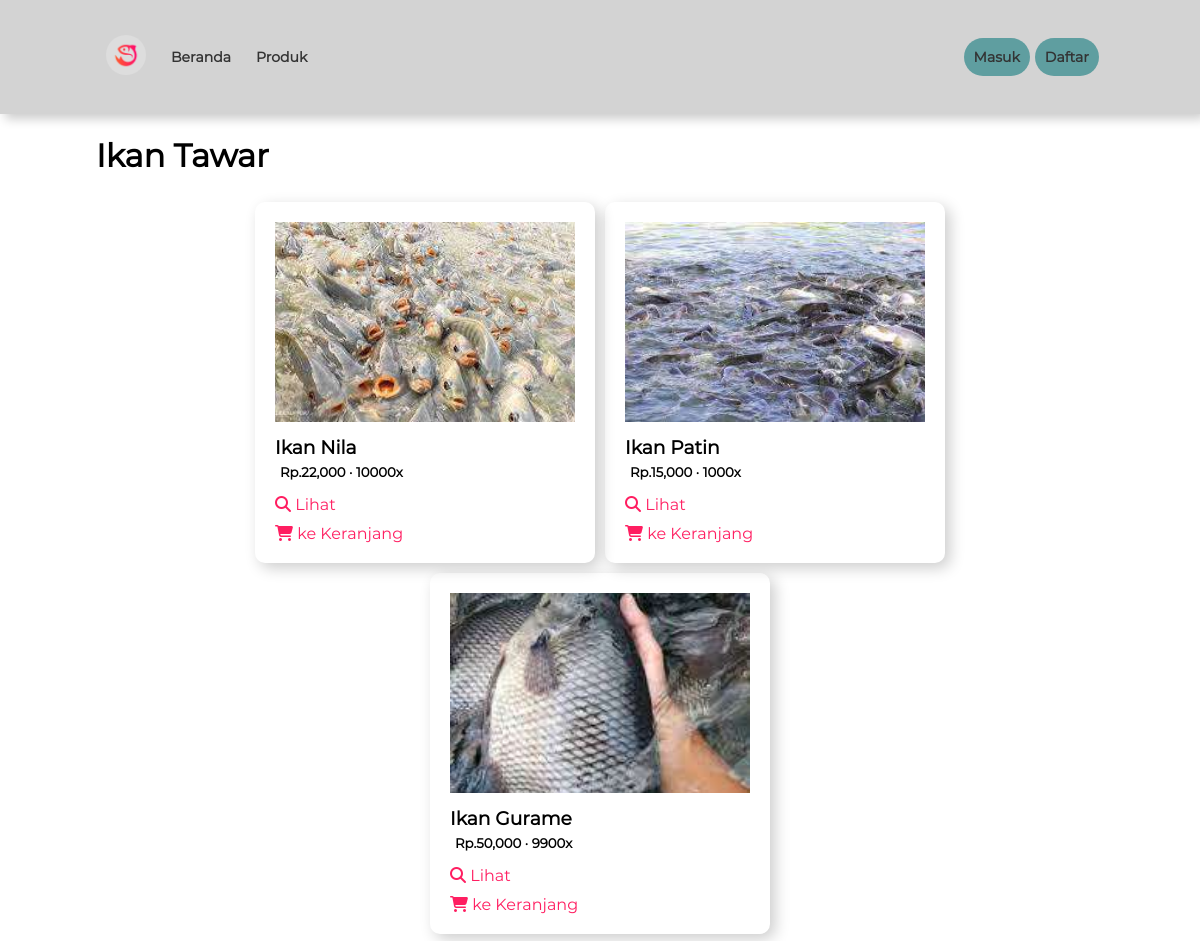
The app's page /kategori.php?cat=4 with its own data.
### tables this page shows
CREATE TABLE `kategori` (
  `id_data` int(255) NOT NULL,
  `nama_kat` varchar(255) NOT NULL,
  `deskripsi` text DEFAULT NULL,
  `tampil` int(1) NOT NULL
);

CREATE TABLE `produk` (
  `id_data` int(255) NOT NULL,
  `nama` varchar(255) NOT NULL,
  `kategori` int(255) NOT NULL,
  `deskripsi` text NOT NULL,
  `foto` varchar(255) NOT NULL,
  `harga` int(255) NOT NULL,
  `qty` int(255) NOT NULL,
  `satuan` varchar(255) NOT NULL
);

### backend/model/Querybuilder.php (called while the page is built, shortened)
<?php
require 'Database.php';
class Querybuilder
{
   private $tableName;
   function __construct($dbname)
   {
      $this->tableName = $dbname;
   }
   function select($clause)
   {
      $dbconf = new Database();
      $table = $this->tableName;
      $query = "SELECT * FROM $table WHERE $clause";
      $exe = mysqli_query($dbconf->connect(),$query);
      $data['rows'] = mysqli_num_rows($exe);
      $data['single'] = mysqli_fetch_array($exe);
      $data['result'] = $exe;
      return $data;
   }
   function selectAll($clause)
   {
      $dbconf = new Database();
      $table = $this->tableName;
      $query = "SELECT * FROM $table WHERE $clause";
      $exe = mysqli_query($dbconf->connect(),$query);
      $data['rows'] = mysqli_num_rows($exe);
      $data['result'] = $exe;
      return $data;
   }
}

### backend/model/Database.php (called while the page is built)
<?php
class Database
{
   function connect()
   {
      $username = 'root';
      $password = '';
      $host = 'localhost';
      $db = "sipit";
      return mysqli_connect($host, $username, $password, $db);
   }
}

### kategori.php (the view, shortened to what this page needs)
<?php
require 'backend/model/Querybuilder.php';
$get = new Querybuilder("produk");
$getCat = new Querybuilder("kategori");
$id = $_GET['cat'];
$cat1 = $getCat->select("id_data = '$id'")['single'];
$prd1 = $get->selectAll("kategori = '$id'");
?>
<!DOCTYPE Html>
<html>
   <head>
      <link rel="stylesheet" href="assets/css/style.css"/>
   </head>
   <body style="padding:0;margin:0;box-sizing: border-box">
      <?php
      include 'temps/navbar.php';
      ?>
      <div class="section">
         <h1><?= $cat1['nama_kat'] ?></h1>
         <div class="flex-container">
            <?php
            while($ff = mysqli_fetch_array($prd1['result']))
            {
               ?>
               <div class="product-wrapper">
                  <img src="image/<?= $ff['foto'] ?>" style="width:100%;">
                  <h3 style="margin-top:10px;"><?= $ff['nama'] ?></h3>
                  <h5>Rp.<?= number_format($ff['harga']) ?> &centerdot; <?= $ff['qty'] ?>x</h5>
                  <?php
                  if($ff['qty'] != 0)
                  {
                     if(empty($_SESSION['user']))
                     {
                        ?>
                        <a href="produk.php?id=<?= $ff['id_data'] ?>"><i class="fas fa-search"></i> Lihat</a>
                        <a data-target=".nav-login" class="open-popup" href="#"><span class="fas fa-shopping-cart"></span> ke Keranjang</a>
                        <?php
                     }
                     else{
                        ?>
                        <a href="produk.php?id=<?= $ff['id_data'] ?>"><i class="fas fa-search"></i> Lihat</a>
                        <a href="backend/cart.php?id=<?= $ff['id_data'] ?>"><span class="fas fa-shopping-cart"></span> ke Keranjang</a>
                        <?php
                     }
                  }
                  else{
                     ?>
                     <h5 style="color:#fff;text-align: center;padding:20px;background: red;margin-top:10px;border-radius: 5px;">STOK HABIS</h5>
                     <?php
                  }
                  ?>
               </div>
               <?php
            }
            ?>
         </div>
      </div>
   </body>
</html>

### assets/css/style.css (style rules this page uses)
body { font-family: "Second"; margin:0; padding:0; }
.section { padding:20px; box-sizing: border-box; width:100%; padding-top:115px; padding-left:8%; padding-right: 8%; display: block; }
.flex-container { display: flex; flex-flow: row wrap; justify-content: center; justify-items: center; }
.product-wrapper { width:300px; padding:20px; margin:5px; box-shadow: 5px 5px 15px rgba(0,0,0,0.2); border-radius: 10px; }
.product-wrapper > h4,h5,h3 { margin:0; }
.product-wrapper > img { height:200px; object-fit: cover; }
.product-wrapper > a { color:rgb(255,30,97); margin-top:10px; display: block; text-decoration: none; }
.order-item > h4,h5 { margin:0; padding:5px; }

### records on screen
kategori: nama_kat "Ikan Tawar"
produk: foto (picture), nama "Ikan Nila", harga "22,000", qty "10000"
produk: foto (picture), nama "Ikan Patin", harga "15,000", qty "1000"
produk: foto (picture), nama "Ikan Gurame", harga "50,000", qty "9900"
